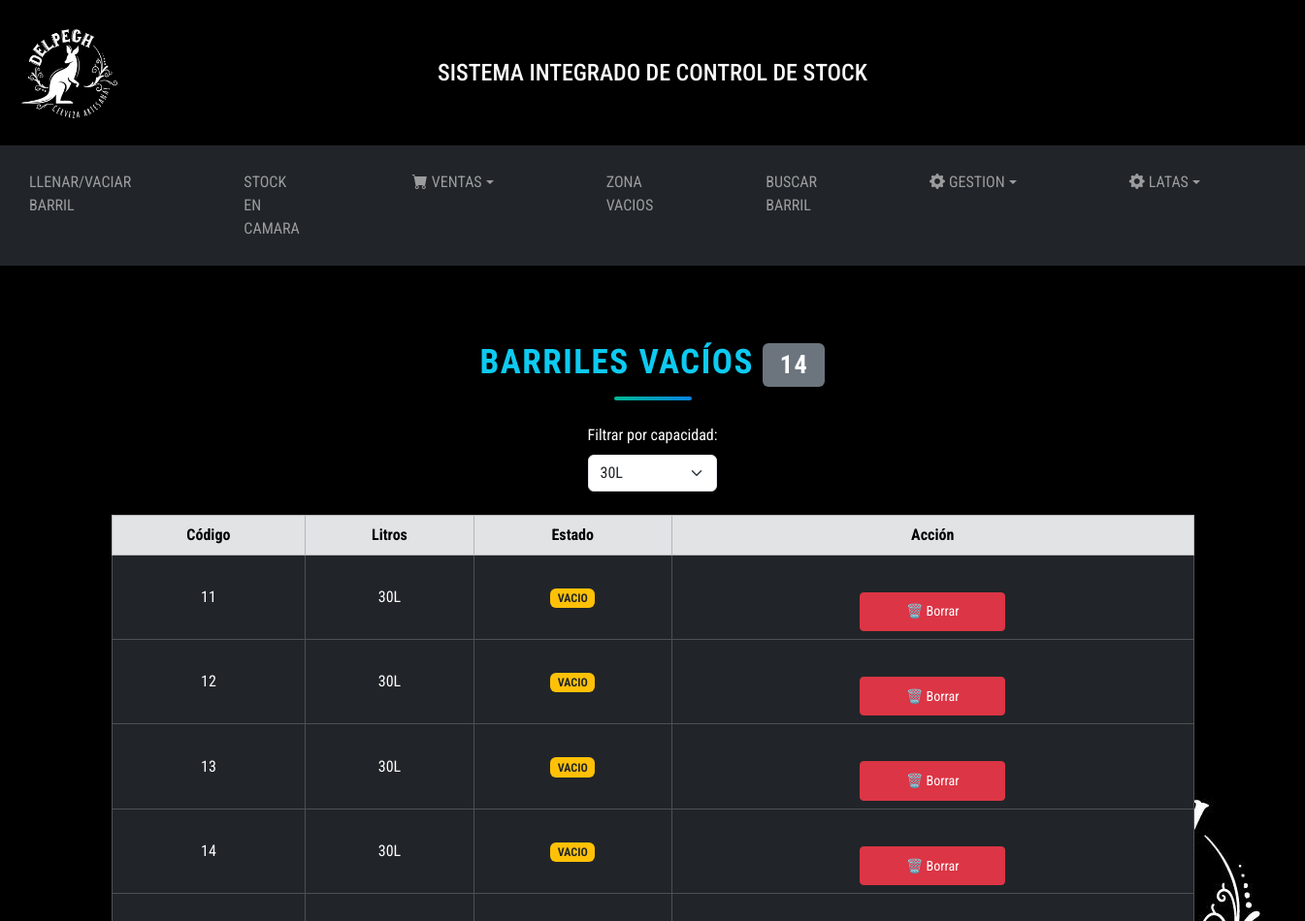
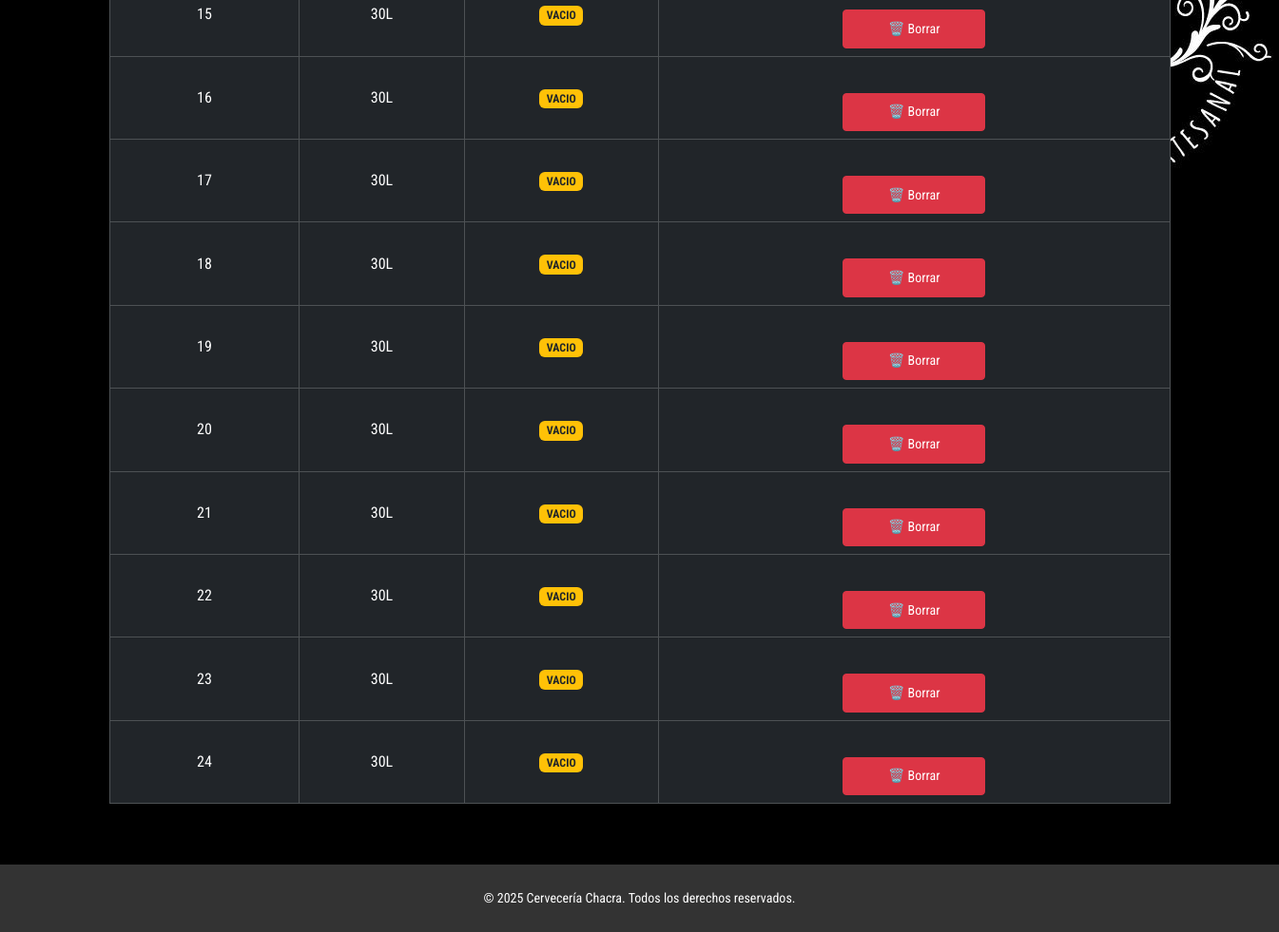
The app's page /listar_barriles_vacios.php?litros=30 with its own data (2 pictures, top to bottom).
### tables this page shows
CREATE TABLE `barriles` (
  `id_barril` int(11) NOT NULL,
  `codigo` varchar(11) NOT NULL,
  `id_variedad` int(11) NOT NULL,
  `id_lugar` int(11) NOT NULL,
  `litros` enum('20','30','50') NOT NULL,
  `estado` enum('LLENO','VACIO','EN USO','') NOT NULL,
  `fecha_venta` date DEFAULT NULL
);

### models/barril.model.php (called while the page is built, shortened)
<?php
require_once __DIR__ . '/../config/database.php';
class Barril {
    private $db;
    public function __construct() {
        try {
            $database = new Database();
            $this->db = $database->connect();
        } catch (PDOException $e) {
            die("Error de conexión: " . $e->getMessage());
        }
    }
    public function getBarrilesFiltro($estado, $litros = null) {
        $query = "SELECT * FROM barriles WHERE estado = :estado";
        if ($litros) {
            $query .= " AND litros = :litros";
        }
        $query .= " ORDER BY CAST(codigo AS UNSIGNED) ASC";
        $stmt = $this->db->prepare($query);
        $stmt->bindParam(":estado", $estado);
        if ($litros) {
            $stmt->bindParam(":litros", $litros);
        }
        $stmt->execute();
        return $stmt->fetchAll(PDO::FETCH_OBJ);
    }
}
?>

### config/database.php (called while the page is built, shortened)
<?php
class Database {
    private $host = "localhost";
    private $dbname = "delpechcerveceria";
    private $username = "root";
    private $password = "";
    public function connect() {
        $this->db = null;
        try {
            $this->db = new PDO("mysql:host=" . $this->host . ";dbname=" . $this->dbname, $this->username, $this->password);
            $this->db->setAttribute(PDO::ATTR_ERRMODE, PDO::ERRMODE_EXCEPTION);
        } catch (PDOException $e) {
            echo "Error de conexión: " . $e->getMessage();
        }
        return $this->db;
    }
}
?>

### models/lugar.model.php (called while the page is built, shortened)
<?php
    require_once __DIR__ . '/../config/database.php';
class lugarModel {
    public function __construct() {
        $database = new Database();
    }
}

### controllers/barril.controller.php (called while the page is built, shortened)
<?php
require_once __DIR__ . '/../models/barril.model.php';
require_once __DIR__ . '/../models/lugar.model.php';
class BarrilController {
    private $barrilModel;
    public function __construct() {
        $this->barrilModel = new Barril();
    }
    public function getBarrilesVacios($estado, $litros = null){
        return $this->barrilModel->getBarrilesFiltro($estado, $litros);
    }
}

### listar_barriles_vacios.php (the view, shortened to what this page needs)
<?php
require_once __DIR__ . '/controllers/barril.controller.php';
$controller = new BarrilController();
$litrosFiltro = isset($_GET['litros']) ? $_GET['litros'] : null;
$barrilesVacios = $controller->getBarrilesVacios('VACIO', $litrosFiltro);
$totalBarriles = count($barrilesVacios);
?>
<!DOCTYPE html>
<html lang="es">
<head>
<link href="https://cdn.jsdelivr.net/npm/bootstrap@5.3.3/dist/css/bootstrap.min.css" rel="stylesheet">
<link href="https://cdn.jsdelivr.net/npm/bootstrap-icons/font/bootstrap-icons.css" rel="stylesheet">
<link rel="stylesheet" href="styles.css">
</head>
<body class="text-white section-fondo">
<?php include './views/header.php'; ?>
<?php include './views/nav.php'; ?>
<section class="py-5">
    <div class="container">
        <h2 class="text-center text-info mb-4 venta">Barriles Vacíos <span class="badge bg-secondary"><?= $totalBarriles ?></span></h2>
        <form method="GET" class="row g-3 mb-4 justify-content-center">
            <div class="col-auto">
                <label for="litros" class="form-label">Filtrar por capacidad:</label>
                <select name="litros" id="litros" class="form-select" onchange="this.form.submit()">
                    <option value="30" <?= ($litrosFiltro == "30") ? "selected" : "" ?>>30L</option>
                </select>
            </div>
        </form>
        <?php if (!empty($barrilesVacios)): ?>
        <table class="table table-dark table-hover table-bordered text-center align-middle">
            <thead class="table-secondary text-dark">
                <tr>
                    <th>Código</th>
                    <th>Litros</th>
                    <th>Estado</th>
                    <th>Acción</th>
                </tr>
            </thead>
            <tbody>
                <?php foreach ($barrilesVacios as $barril): ?>
                <tr>
                    <td><?= htmlspecialchars($barril->codigo) ?></td>
                    <td><?= $barril->litros ?>L</td>
                    <td>
                        <span class="badge <?= strtolower($barril->estado) === 'lleno' ? 'bg-success' : 'bg-warning text-dark' ?>">
                            <?= htmlspecialchars($barril->estado) ?>
                        </span>
                    </td>
                    <td>
                        <form action="eliminar.php" method="POST" onsubmit="return confirm('¿Seguro que quieres eliminar este barril?');">
                            <button type="submit" class="btn btn-danger btn-sm">🗑️ Borrar</button>
                        </form>
                    </td>
                </tr>
                <?php endforeach; ?>
            </tbody>
        </table>
        <?php else: ?>
            <div class="alert alert-warning text-center mt-4">
                No hay barriles vacíos registrados para esta capacidad.
            </div>
        <?php endif; ?>
    </div>
</section>
<?php include './views/footer.php'; ?>
</body>
</html>

### styles.css (style rules this page uses)
* { margin:0; padding: 0; box-sizing: border-box; }
body { background-color: #000000; font-family: "Roboto Condensed", sans-serif; height: 100%; }
.section-fondo { background-image: url('./img/logo.jpg'); background-repeat: no-repeat; background-position: center right; background-size: auto; background-attachment: fixed; background-color: #000000; }
.btn { width: 150px; height: 150px; }
.venta { text-align: center; font-size: 2.2rem; color: #2c3e50; margin-top: 30px; margin-bottom: 25px; position: relative; font-weight: bold; text-transform: uppercase; letter-spacing: 1.5px; }
.venta::after { content: ''; display: block; width: 80px; height: 4px; background: linear-gradient(90deg, #00b894, #0984e3); margin: 10px auto 0; border-radius: 2px; }
.btn-sm { height: calc(2.4rem + 2px); padding: 0.25rem 0.75rem; margin-top: 30px; }

### records on screen
barriles: codigo "11", litros "30", estado "VACIO"
barriles: codigo "12", litros "30", estado "VACIO"
barriles: codigo "13", litros "30", estado "VACIO"
barriles: codigo "14", litros "30", estado "VACIO"
barriles: codigo "15", litros "30", estado "VACIO"
barriles: codigo "16", litros "30", estado "VACIO"
barriles: codigo "17", litros "30", estado "VACIO"
barriles: codigo "18", litros "30", estado "VACIO"
barriles: codigo "19", litros "30", estado "VACIO"
barriles: codigo "20", litros "30", estado "VACIO"
barriles: codigo "21", litros "30", estado "VACIO"
barriles: codigo "22", litros "30", estado "VACIO"
barriles: codigo "23", litros "30", estado "VACIO"
barriles: codigo "24", litros "30", estado "VACIO"

### other values on screen
$totalBarriles "14"
